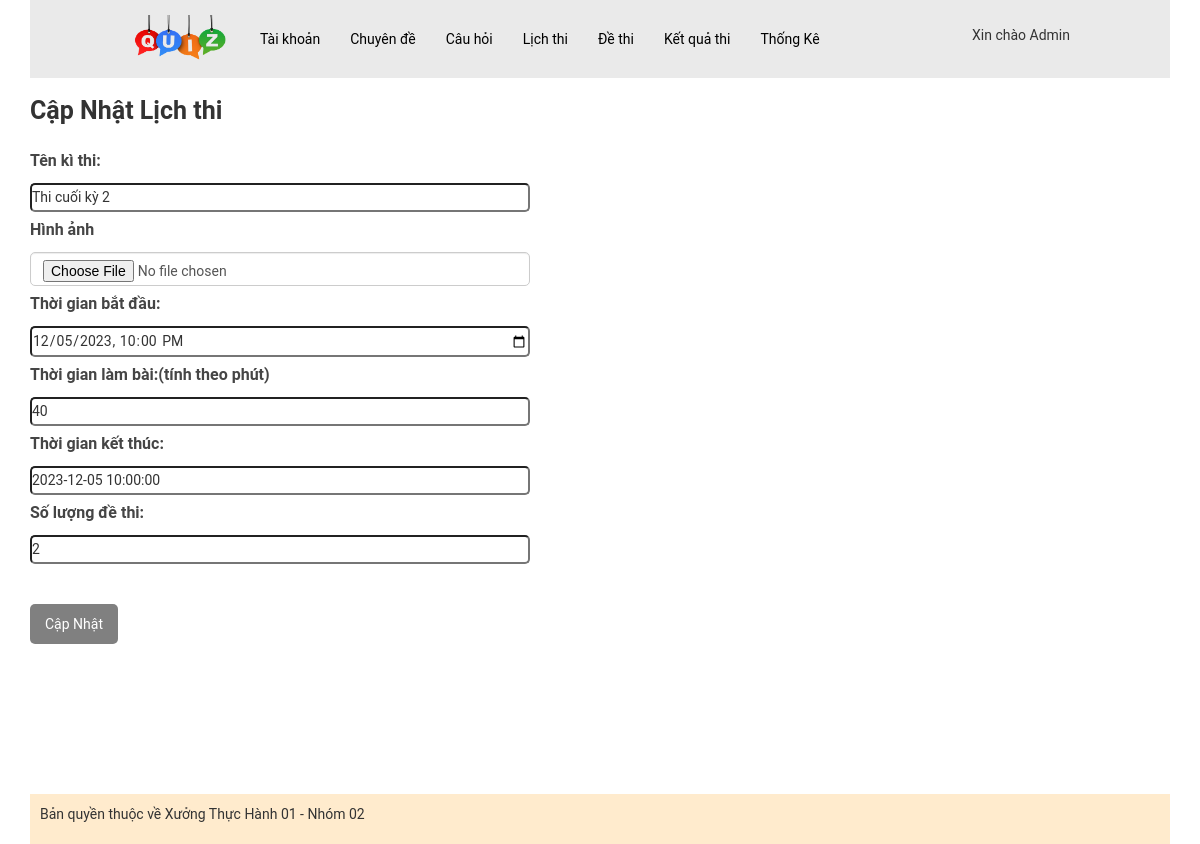
The app's page /admin/index.php?act=editlt&idlt=1 (signed in), older data.
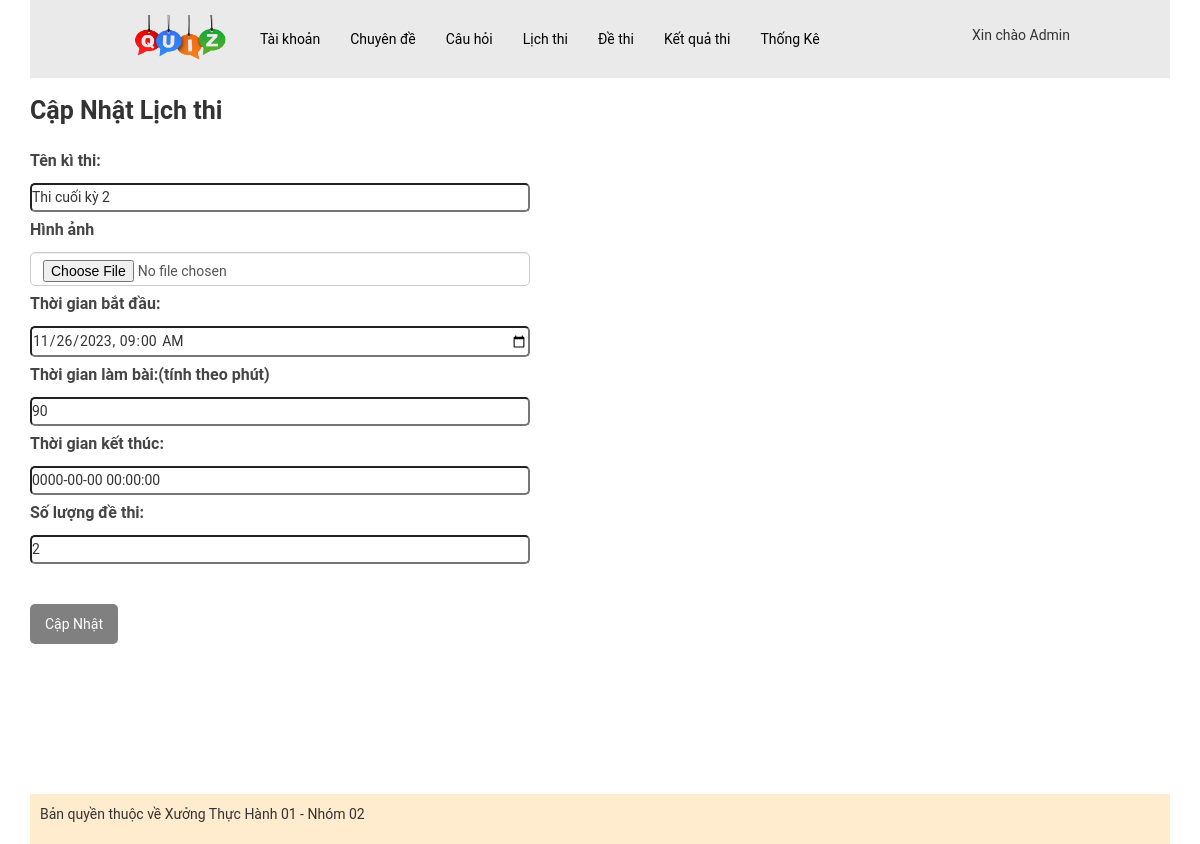
The same page, newer data.
### tables this page shows
CREATE TABLE `lichthi` (
  `id` int NOT NULL,
  `name` varchar(255) NOT NULL COMMENT 'Tên lịch thi(tên kì thi)',
  `image_lt` varchar(255) DEFAULT NULL,
  `time_start` datetime NOT NULL COMMENT 'TG bắt đầu làm bài',
  `time_end` datetime NOT NULL COMMENT 'TG kết thúc làm bài',
  `time` int NOT NULL COMMENT 'TG làm bài (vd: 45p)',
  `so_de_thi` int NOT NULL COMMENT 'Số lượng đề thi'
);

### model/pdo.php (called while the page is built, shortened)
<?php
function pdo_get_connection(){
    $servername = "localhost";
    $username = "root";
    $password = "";
    try {
        $conn = new PDO("mysql:host=$servername;dbname=xuongth01_02", $username, $password);
        $conn->setAttribute(PDO::ATTR_ERRMODE, PDO::ERRMODE_EXCEPTION);
        return $conn;
    } catch(PDOException $e) {
        echo "Connection failed: " . $e->getMessage();
    }
}
function pdo_query_one($sql){
    $sql_args=array_slice(func_get_args(),1);
    try{
        $conn=pdo_get_connection();
        $stmt=$conn->prepare($sql);
        $stmt->execute($sql_args);
        $row=$stmt->fetch(PDO::FETCH_ASSOC);
        return $row;
    }
    catch(PDOException $e){
        throw $e;
    }
    finally{
        unset($conn);
    }
}
?>

### model/lichthi.php (called while the page is built, shortened)
<?php
function getold_lichthi($id)
{
    $sql = "select * from lichthi where id = $id";
    $result = pdo_query_one($sql);
    return $result;
}

### admin/lichthi/edit-lichthi.php (the view, shortened to what this page needs)
<div class="content-boder-user">
    <div class="title-boder-top-user">
        <p>
            Cập Nhật Lịch thi
        </p>
    </div>
    <form action="?act=editlt" method="post" enctype="multipart/form-data">
        <div>
            <label for="user">Tên kì thi:</label><br>
            <input type="text" name="name" id="name" required value="<?php echo $olddata['name'] ?>">
        </div>
        <div class="mb-3">
            <label class="form-label">Hình ảnh</label> <br>
            <input class="form-control" type="file" name="image_lt">
        </div>
        <div>
            <label for="time_start">Thời gian bắt đầu:</label><br>
            <input type="datetime-local" id="start_datetime" name="time_start" onchange="calculateEndTime()" required value="<?php echo $olddata['time_start'] ?>">
        </div>
        <div>
            <div class="address-user">
                <label for="address">Thời gian làm bài:(tính theo phút)</label><br>
                <input type="number" name="time" id="duration" required onchange="calculateEndTime()" value="<?php echo $olddata['time'] ?>">
            </div>
        </div>
        <div>
            <div>
                <div class="address-user">
                    <label for="address">Thời gian kết thúc:</label><br>
                    <input type="text" name="time_end" id="end_time_input" value="<?php echo $olddata['time_end'] ?>">
                </div>
            </div>
            <div class="email">
                <label for="email">Số lượng đề thi:</label><br>
                <input type="number" name="so_de_thi" required value="<?php echo $olddata['so_de_thi'] ?>">
            </div>
        </div> <br>
        <button name="btnSubmit">Cập Nhật</button>
    </form>
</div>

Row changes from the older to the newer data that the page shows:
changed lichthi "Thi cuối kỳ 2": time_start "12/05/2023 22:00" → "11/26/2023 09:00"; time "40" → "90"; time_end "2023-12-05 10:00:00" → "0000-00-00 00:00:00"
